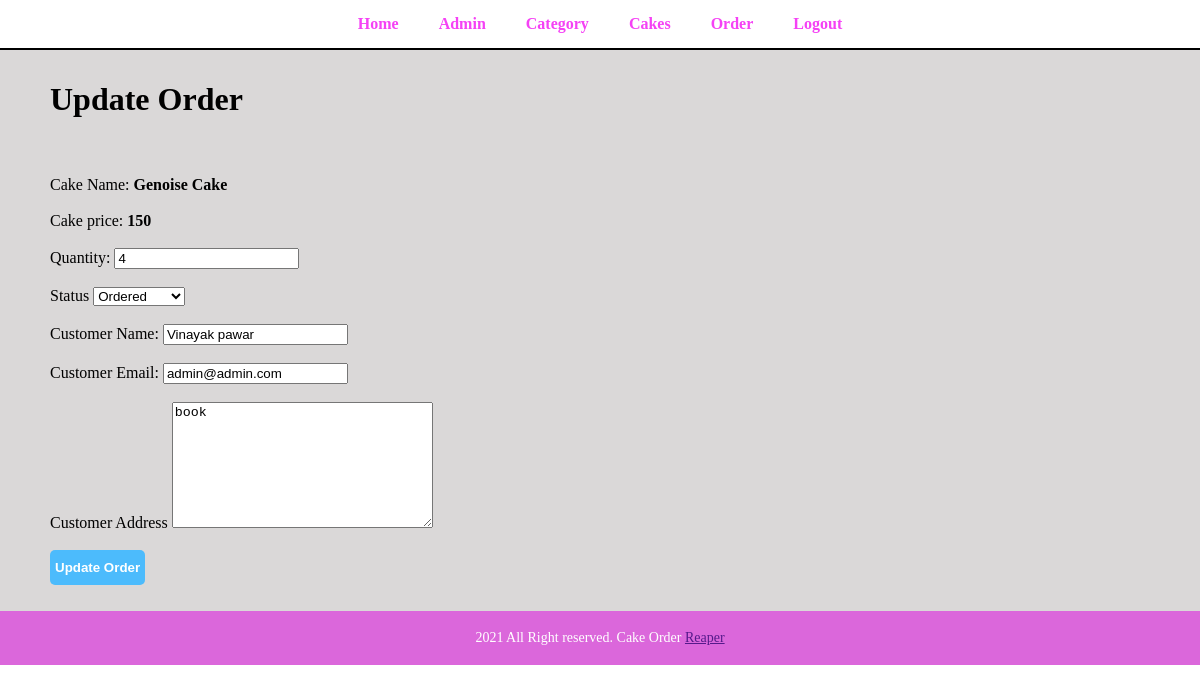
Page /admin/order-update.php?id=7 (signed in) on the committed database.
### tables this page shows
CREATE TABLE `jojo` (
  `id` int(100) NOT NULL,
  `cake` varchar(100) NOT NULL,
  `price` int(10) NOT NULL,
  `quantity` int(10) NOT NULL,
  `cus_name` varchar(100) NOT NULL,
  `cus_phone` int(50) NOT NULL,
  `cus_email` varchar(100) NOT NULL,
  `cus_adds` varchar(100) NOT NULL,
  `total` int(10) NOT NULL,
  `date` varchar(100) NOT NULL,
  `status` varchar(100) NOT NULL
);

### admin/order-update.php (the view, shortened to what this page needs)
<?php include("./partials/menu.php")?>
<div class="main-content">
    <h1>Update Order</h1><br><br>
    <?php
        if(isset($_GET['id']))
        {
            $id = $_GET['id'];
            $sql = "SELECT * FROM jojo WHERE id=$id";
            $rows = mysqli_fetch_assoc(mysqli_query($con,$sql));
            $title = $rows['cake'];
            $quantity = $rows['quantity'];
            $price = $rows['price'];
            $name = $rows['cus_name'];
            $email = $rows['cus_email'];
            $address = $rows['cus_adds'];
        }
        else
        {
            header("location:".SITEURL.'admin/order.php');
        }
    ?>
    <form action="" method="POST">
        <span>Cake Name: </span><span style="font-weight: bold; "><?php echo $title;?></span><br><br>
        <span>Cake price: </span><span style="font-weight: bold;"><?php echo $price;?></span><br><br>
        <span>Quantity:</span>
        <input type="text" name="quantity" value="<?php echo $quantity;?>"><br><br>
        <span>Status</span>
        <select name="status">
            <option value="ordered">Ordered</option>
        </select><br><br>
        <span>Customer Name:</span>
        <input type="text" name="cus_name" value="<?php echo $name;?>"><br><br>
        <span>Customer Email:</span>
        <input type="email" name="cus_email" value="<?php echo $email;?>"><br><br>
        <span>Customer Address</span>
        <textarea name="cus_adds" id="" cols="30" rows="8"><?php echo $address;?></textarea><br><br>
        <input type="submit" name="submit" value="Update Order" class="Abtn">
    </form>
</div>
<?php include("./partials/footer.php")?>

### css/admin.css (style rules this page uses)
body { padding: 0; margin: 0; }
.main-content { background-color: rgb(218, 216, 216); padding: 10px 50px; overflow: hidden; }
.Abtn { padding: 10px 5px; font-weight: bold; background-color: rgb(76, 187, 252); border-radius: 5px; border: 0px; color: rgb(255, 255, 255); }

### rows in the picture
jojo: cake "Genoise Cake", price "150", quantity "4", cus_name "Vinayak pawar", cus_email "admin@admin.com", cus_adds "book"
